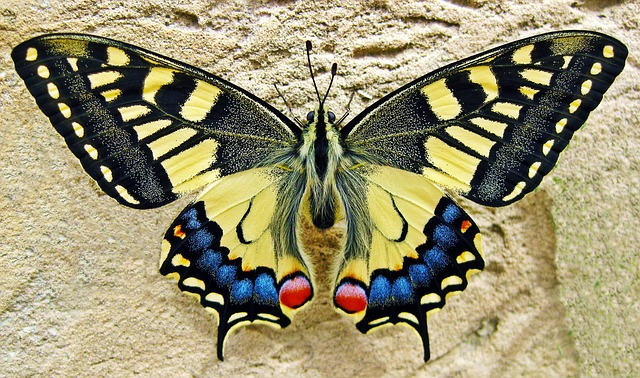
%> input picture octave/images/butterfly.jpg, 640 x 378 px
$ octave EdgeDemo.m   (GNU Octave 9; MATLAB toolbox functions it lacks are replaced by stand-ins)
%> lines starting %> are read from the running program, lines starting %| are printed output that depends on the picture
pkg load image;

%% read the image
% [5 lines of commented-out code are left out]
img = imread('images/butterfly.jpg');
%> img is the input picture: size 378x640x3 uint8; mean R, G, B 153.5, 146.2, 112.1
figure, imshow(img), title('original image, color');
pause();

%%convert to monochrome (grayscale) using rgb2gray
imgmono = rgb2gray(img);
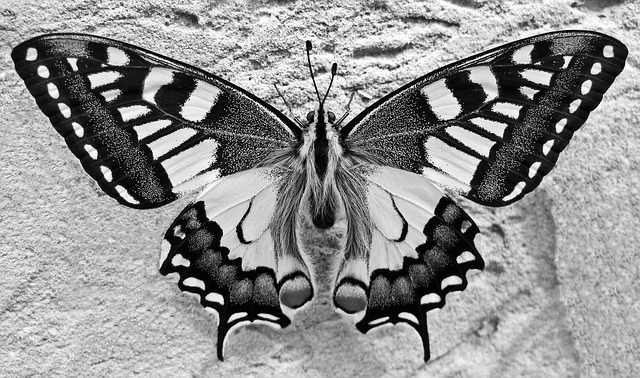
%> imgmono: size 378x640 uint8; min 0, max 255, mean 144.5
%imgmono = imread('images/zebra.jpg');
figure, imshow(imgmono), title('original image, monochrome');
pause();

%% make a blurred/smoothed version
h = fspecial('gaussian',[11 11],4);
figure, surf(h);
%> after `surf(h)`:
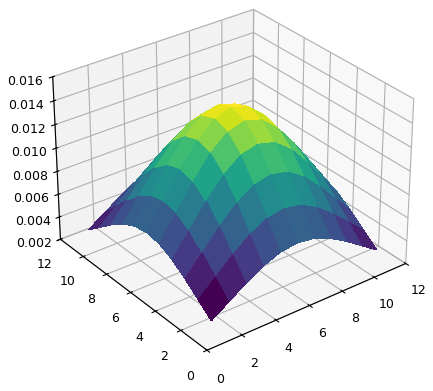
%> figure redrawn from the program's plot data
pause();

imgsmooth = imfilter(imgmono, h);
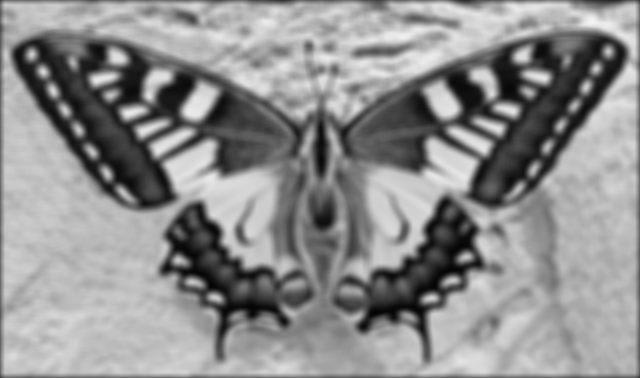
%> imgsmooth: size 378x640 uint8; min 4, max 243, mean 142.7
figure, imshow(imgmono), title('smoothed image');
pause();


%% method1: shift left and right, and show diff image
imgL = imgsmooth;
imgL(:,[1:(end -1)]) = imgL(:,[2:end]);
imgR = imgsmooth;
imgR(:,[2:end]) = imgR(:,[1:(end-1)]);

imgDiff = double(imgR) - double(imgL);
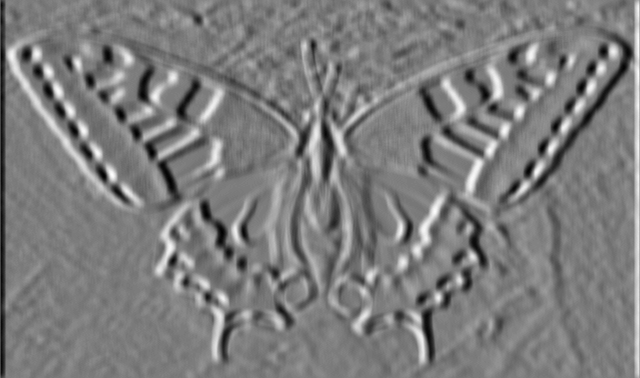
%> imgDiff: size 378x640 double; min -49, max 51, mean 0; drawn with min black and max white
figure,imshow(imgDiff,[]),title('Difference between right & left shifted image');
pause();


%% method2: Canny Edge Detector
cannyEdges = edge(imgmono, 'canny');
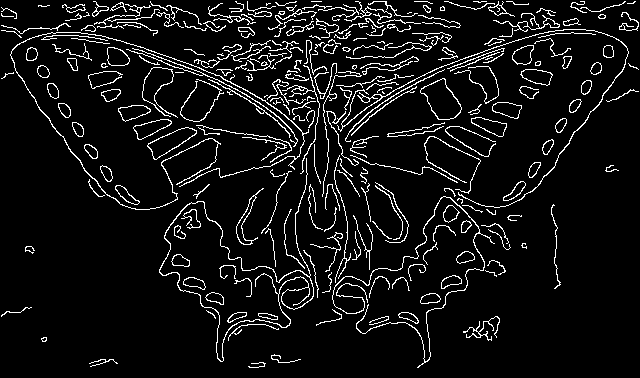
%> cannyEdges: size 378x640 logical; 7.4% white in thin lines or dots
figure, imshow(cannyEdges), title('original edges');
pause();
cannyEdges = edge(imgsmooth, 'canny'); %on smooth image
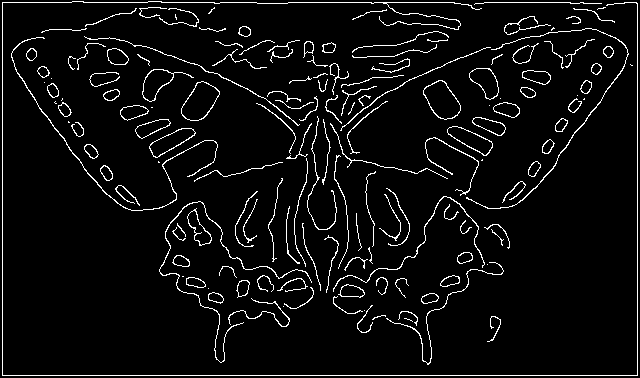
%> cannyEdges: size 378x640 logical; 5.3% white in thin lines or dots
figure, imshow(cannyEdges), title('Edges on smoothed image');
pause();

%% method 3: Laplacian of Gaussian
logEdges = edge(imgmono, 'log');
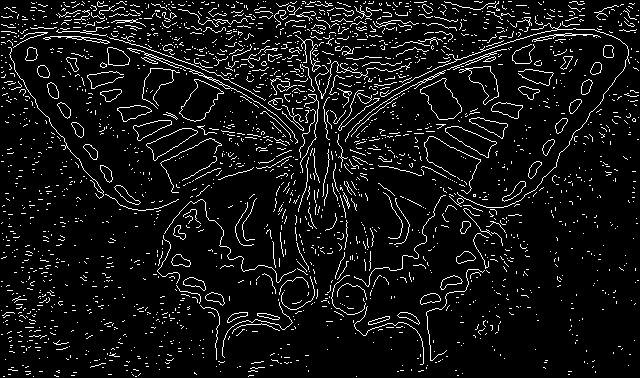
%> logEdges: size 378x640 logical; 7.4% white in thin lines or dots
figure, imshow(logEdges), title('Laplacian of Gaussian');
pause();

$ run again, with octave/images/flowers.jpg copied over octave/images/butterfly.jpg
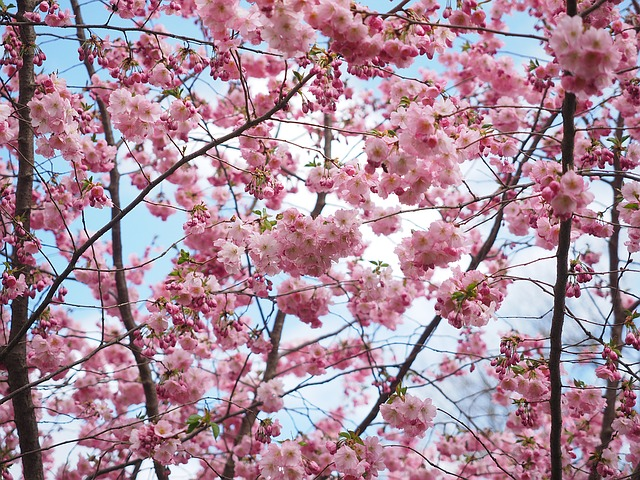
%> input picture octave/images/flowers.jpg, 640 x 480 px
%> img is the input picture: size 480x640x3 uint8; mean R, G, B 169.2, 138.2, 153.8
%> `cannyEdges = edge(imgmono, 'canny');`:
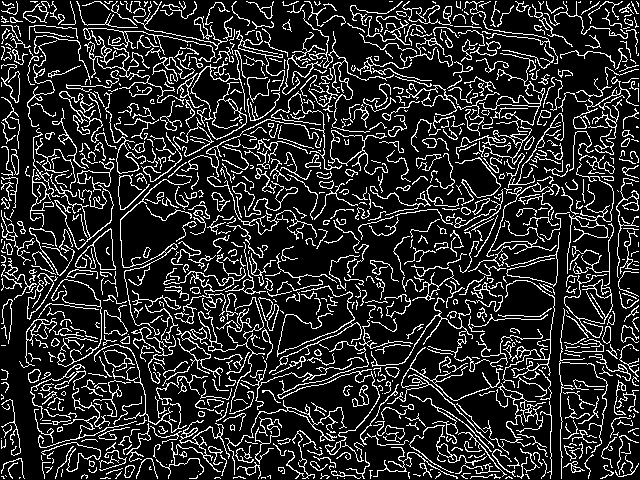
%> cannyEdges: size 480x640 logical; 16.8% white in thin lines or dots
%> `logEdges = edge(imgmono, 'log');`:
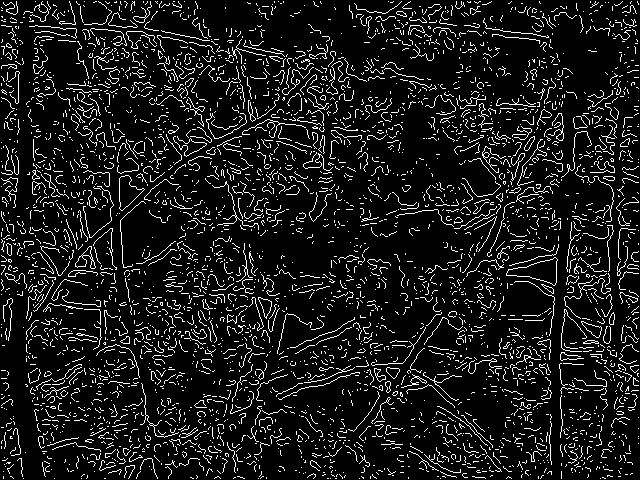
%> logEdges: size 480x640 logical; 10.2% white in thin lines or dots

$ run again, with octave/images/zebrainjungle.jpg copied over octave/images/butterfly.jpg
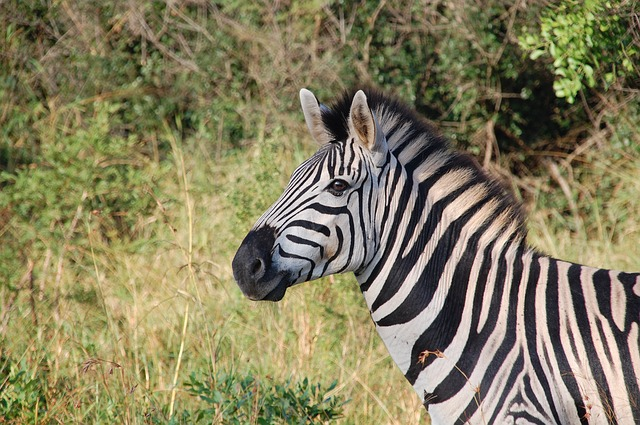
%> input picture octave/images/zebrainjungle.jpg, 640 x 425 px
%> img is the input picture: size 425x640x3 uint8; mean R, G, B 133.2, 126.7, 94.1
%> `cannyEdges = edge(imgmono, 'canny');`:
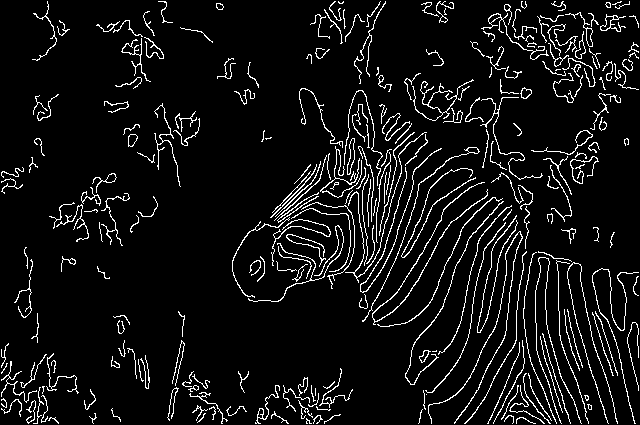
%> cannyEdges: size 425x640 logical; 7.1% white in thin lines or dots
%> `logEdges = edge(imgmono, 'log');`:
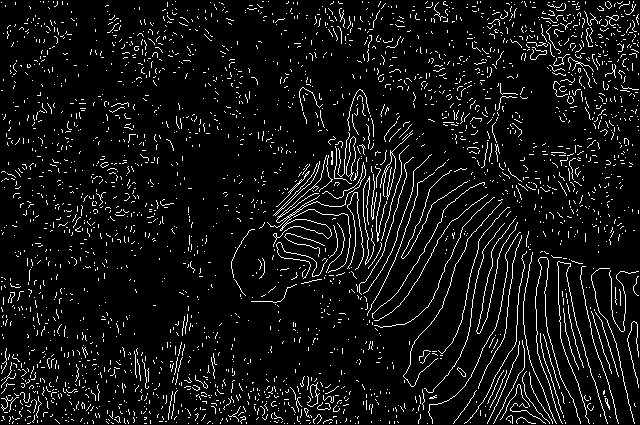
%> logEdges: size 425x640 logical; 7% white in thin lines or dots
